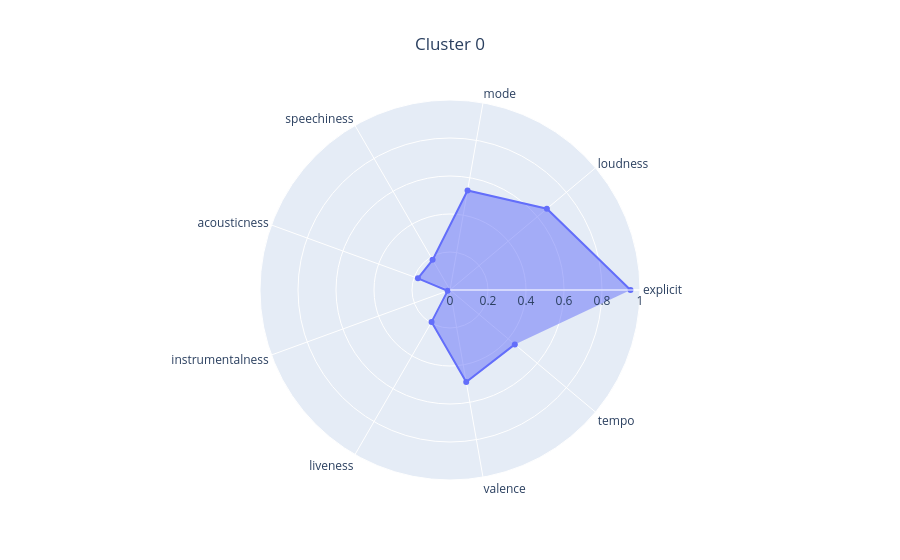
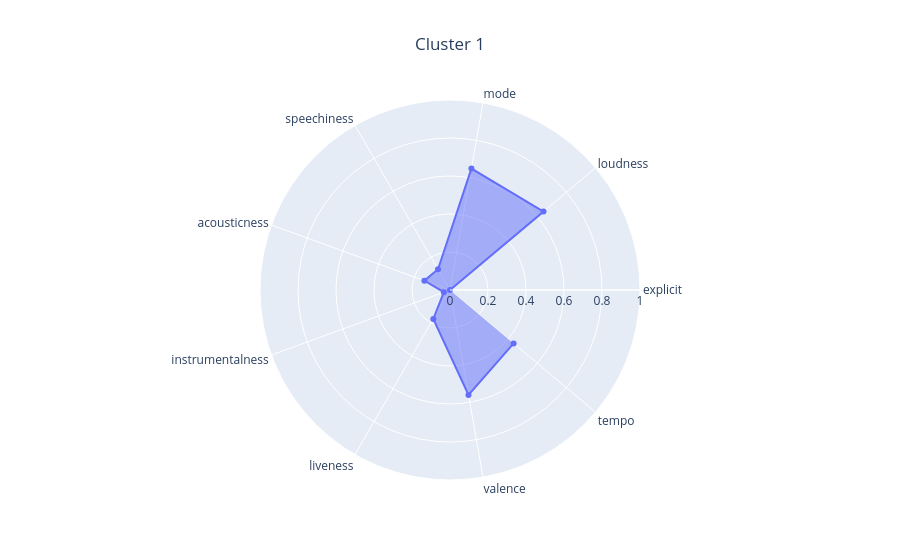
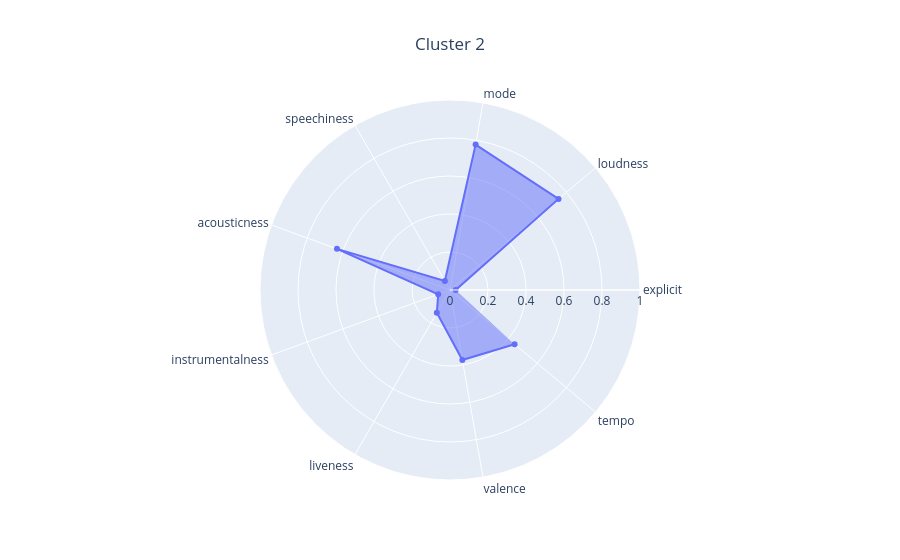
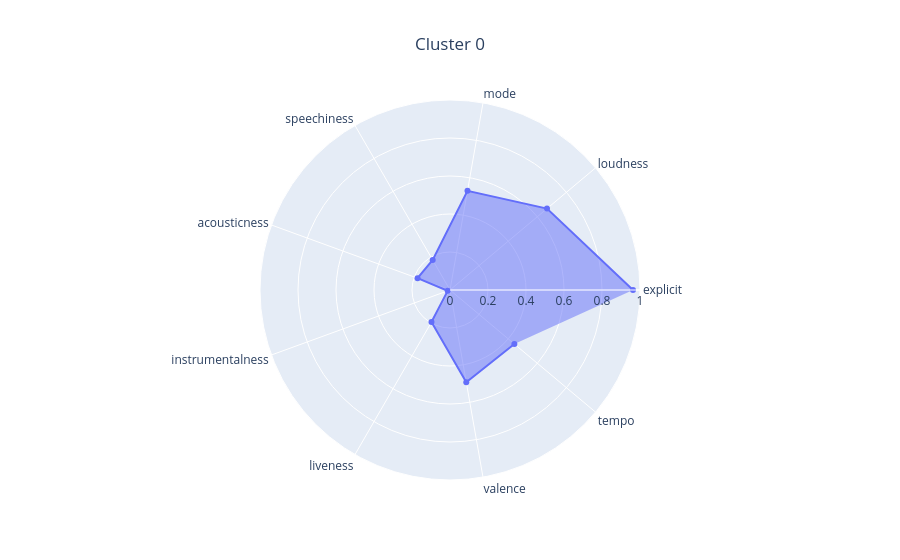

Write notebook code for charts like these, in order.
### Markdown cell above
Wygląda na to, że najpopularniejsze są pop i rock, a najbardziej "typowe" piosenki też należą do takiej grupy. Ogół piosenek ma dość dużą głośność, dużą dynamikę (wysokie time signature - "how many beats are in each bar") i są pozytywne (valence - "tracks with high valence sound more positive"). Zasadniczo jest to zgodne z intuicją. Ciekawe jednak, co będzie, jak wybierzemy więcej klastrów.

**Zadanie 3 (1.5 punktu)**

1. Wytrenuj k-means dla 3 klastrów.
2. Zwizualizuj wyniki za pomocą PCA i UMAP. Jako kolor punktów (np. parametr `c` w `plt.scatter()`) przekaż numery klastrów dla punktów.
3. Dokonaj opisu i analizy wynikowych klastrów, na przykład:
   - czy reprezentują jakieś konkretne grupy muzyczne?
   - na ile "konkretne", sensowne są klastry?
   - czy jest widoczna separacja klastrów, czy różnią się od siebie?
4. Dokonaj tuningu liczby klastrów:
   - sprawdź wartości z zakresu [5, 20] - w końcu wiemy, że gatunków jest sporo, i klastrów powinno też być więcej
   - dla każdej wartości sprawdź wartość metryki [Calinski-Harabasz index](https://scikit-learn.org/stable/modules/generated/sklearn.metrics.calinski_harabasz_score.html)
   - przedstaw wykres liniowy (line plot) wartości metryki
   - wybierz model o najwyższej wartości metryki
   - zwizualizuj wyniki z pomocą PCA i UMAP
   - dokonaj interpretacji jego klastrów
   - skomentuj:
     - czy klastry są faktycznie lepiej interpretowalne po tuningu?
     - czy wysokość CH-index faktycznie odpowiada jakości klasteryzacji?

### Code cell
# 1. K-means z 3 klastrami
clustering_3 = KMeans(n_clusters=3, n_init="auto", random_state=0)
clustering_3.fit(X)

# 2, 3. Wizualizacja i analiza klastrów
kmeans_analyzer = KMeansAnalyzer(df_songs_info, clustering_visualizer)
kmeans_analyzer.analyze_clustering(X, clustering_3)

# 4. Tuning liczby klastrów - zakres [5, 20]
k_range = range(5, 21)
ch_scores = []

for k in k_range:
    km = KMeans(n_clusters=k, n_init="auto", random_state=0)
    km.fit(X)
    ch = calinski_harabasz_score(X, km.labels_)
    ch_scores.append(ch)
    print(f"k={k}, CH-index={ch:.2f}")

# Wykres liniowy CH-index
plt.figure(figsize=(10, 5))
plt.plot(list(k_range), ch_scores, marker="o")
plt.xlabel("Liczba klastrów (k)")
plt.ylabel("Calinski-Harabasz Index")
plt.title("Calinski-Harabasz Index vs liczba klastrów")
plt.xticks(list(k_range))
plt.grid(True)
plt.show()

# Najlepszy model wg CH-index
best_k = list(k_range)[np.argmax(ch_scores)]
print(f"\nNajlepszy k={best_k} z CH-index={max(ch_scores):.2f}")

# Wizualizacja i analiza najlepszego modelu
best_clustering = KMeans(n_clusters=best_k, n_init="auto", random_state=0)
best_clustering.fit(X)
kmeans_analyzer.analyze_clustering(X, best_clustering)

### Figure 1 — Plotly figure (JSON) as saved in the notebook; plotly's stock layout.template omitted (floating-point values rounded to 4 significant figures)
{"data": [{"fill": "toself", "r": [0.9501, 0.6656, 0.532, 0.1832, 0.1796, 0.01317, 0.1939, 0.4917, 0.4453], "theta": ["explicit", "loudness", "mode", "speechiness", "acousticness", "instrumentalness", "liveness", "valence", "tempo"], "type": "scatterpolar"}], "layout": {"polar": {"radialaxis": {"range": [0, 1]}}, "title": {"text": "Cluster 0", "x": 0.5}}}

### Figure 2 — Plotly figure (JSON) as saved in the notebook; plotly's stock layout.template omitted (floating-point values rounded to 4 significant figures)
{"data": [{"fill": "toself", "r": [0.0, 0.6426, 0.6489, 0.1261, 0.1436, 0.03449, 0.1757, 0.5607, 0.4372], "theta": ["explicit", "loudness", "mode", "speechiness", "acousticness", "instrumentalness", "liveness", "valence", "tempo"], "type": "scatterpolar"}], "layout": {"polar": {"radialaxis": {"range": [0, 1]}}, "title": {"text": "Cluster 1", "x": 0.5}}}

### Figure 3 — Plotly figure (JSON) as saved in the notebook; plotly's stock layout.template omitted (floating-point values rounded to 4 significant figures)
{"data": [{"fill": "toself", "r": [0.02959, 0.7455, 0.7769, 0.05418, 0.6331, 0.06611, 0.1385, 0.3744, 0.4437], "theta": ["explicit", "loudness", "mode", "speechiness", "acousticness", "instrumentalness", "liveness", "valence", "tempo"], "type": "scatterpolar"}], "layout": {"polar": {"radialaxis": {"range": [0, 1]}}, "title": {"text": "Cluster 2", "x": 0.5}}}

### Figure 4 — Plotly figure (JSON) as saved in the notebook; plotly's stock layout.template omitted (floating-point values rounded to 4 significant figures)
{"data": [{"fill": "toself", "r": [0.9632, 0.6664, 0.5302, 0.1823, 0.1818, 0.01305, 0.1949, 0.4933, 0.4421], "theta": ["explicit", "loudness", "mode", "speechiness", "acousticness", "instrumentalness", "liveness", "valence", "tempo"], "type": "scatterpolar"}], "layout": {"polar": {"radialaxis": {"range": [0, 1]}}, "title": {"text": "Cluster 0", "x": 0.5}}}
